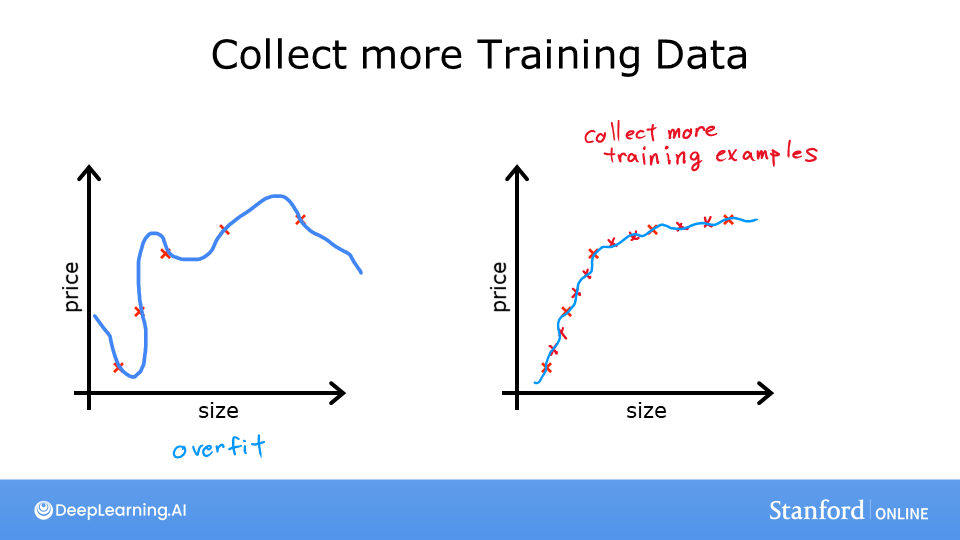
#> input picture workWeek3/images/C1_W3_Overfitting_a.png, 960 x 540 px, found by its file name
$ jupyter execute --allow-errors C1_W3_Lab08_Overfitting_Soln.ipynb   (shell and % lines are left out)
#> lines starting #> are read from the running program, lines starting #| are printed output that depends on the picture
[cell 1]
from google.colab import drive
drive.mount('/content/drive')
import os
os.chdir('/content/drive/MyDrive/Cursos_Data_Science/Curso_Machine_Learning_UStanford/workWeek3') # utilizar una ruta absoluta para acceder a los archivos de la carpeta
from google.colab import output
output.enable_custom_widget_manager()

[cell 2]
import matplotlib.pyplot as plt
from PIL import Image

# Cargar las imágenes
img1 = Image.open("/content/drive/MyDrive/Cursos_Data_Science/Curso_Machine_Learning_UStanford/workWeek3/images/C1_W3_Overfitting_a.png")
#> img1 is the input picture: PIL image 960x540 RGB; mean R, G, B 230.7, 237.4, 247
img2 = Image.open("/content/drive/MyDrive/Cursos_Data_Science/Curso_Machine_Learning_UStanford/workWeek3/images/C1_W3_Overfitting_b.png")
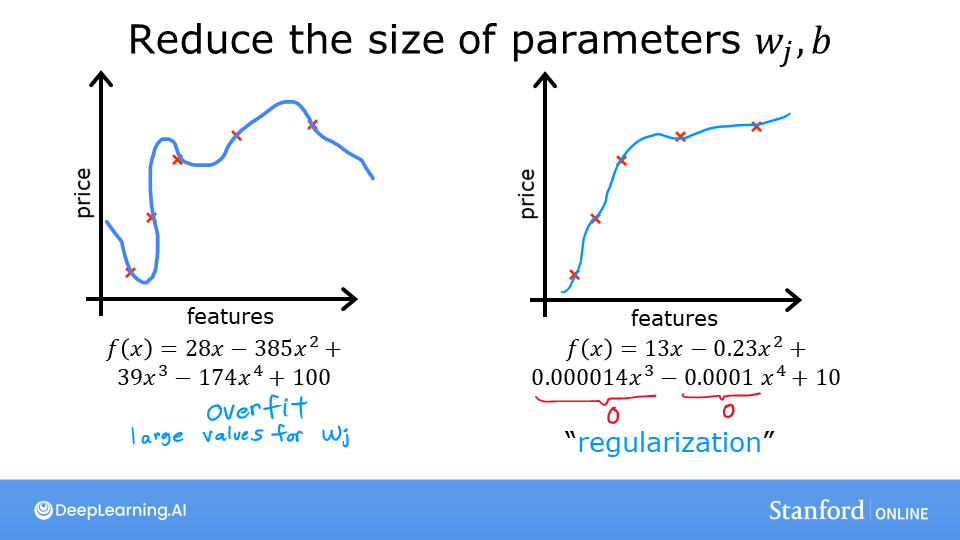
#> input picture workWeek3/images/C1_W3_Overfitting_b.png, 960 x 540 px, found by its file name
#> img2 is the input picture: PIL image 960x540 RGB; mean R, G, B 227.5, 235.3, 245.2
img3 = Image.open("/content/drive/MyDrive/Cursos_Data_Science/Curso_Machine_Learning_UStanford/workWeek3/images/C1_W3_Overfitting_c.png")
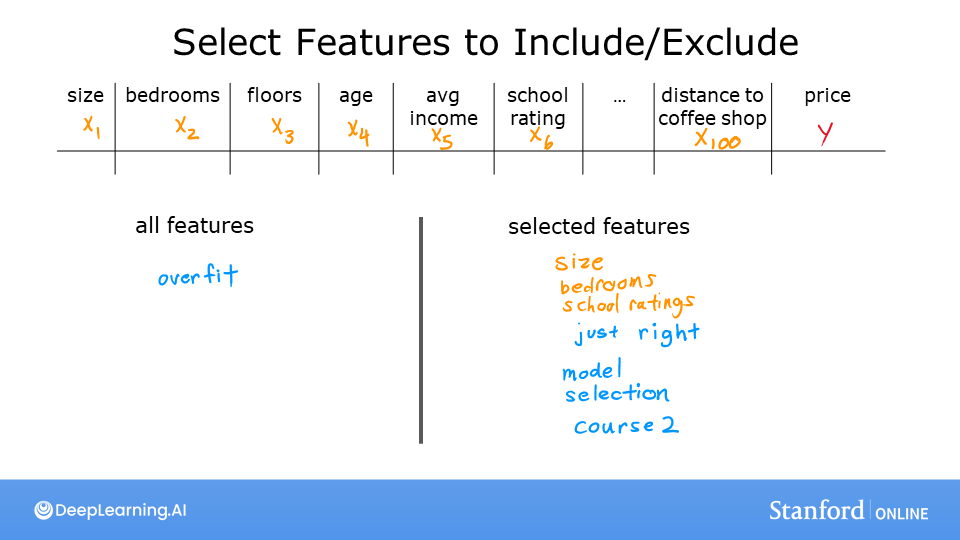
#> input picture workWeek3/images/C1_W3_Overfitting_c.png, 960 x 540 px, found by its file name
#> img3 is the input picture: PIL image 960x540 RGB; mean R, G, B 230.2, 237.3, 246

# Redimensionar las imágenes al 30% de su tamaño original
img1 = img1.resize((int(img1.width * 0.3), int(img1.height * 0.3)))
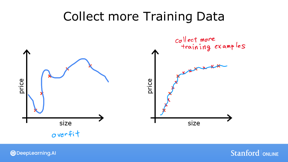
#> img1: PIL image 288x162 RGB; mean R, G, B 230.4, 237.1, 246.7
img2 = img2.resize((int(img2.width * 0.3), int(img2.height * 0.3)))
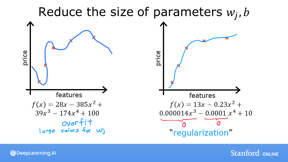
#> img2: PIL image 288x162 RGB; mean R, G, B 227.1, 234.9, 244.9
img3 = img3.resize((int(img3.width * 0.3), int(img3.height * 0.3)))
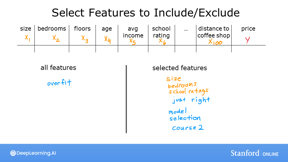
#> img3: PIL image 288x162 RGB; mean R, G, B 229.9, 237, 245.7

# Crear la figura y los ejes
fig, axes = plt.subplots(1, 3, figsize=(12, 4))  # 1 fila, 3 columnas, tamaño de la figura ajustado
# Mostrar las imágenes en una fila
axes[0].imshow(img1)
axes[0].axis('off')  # Ocultar los ejes

axes[1].imshow(img2)
axes[1].axis('off')  # Ocultar los ejes

axes[2].imshow(img3)
axes[2].axis('off')  # Ocultar los ejes

# Mostrar la figura
plt.tight_layout()
plt.show()
